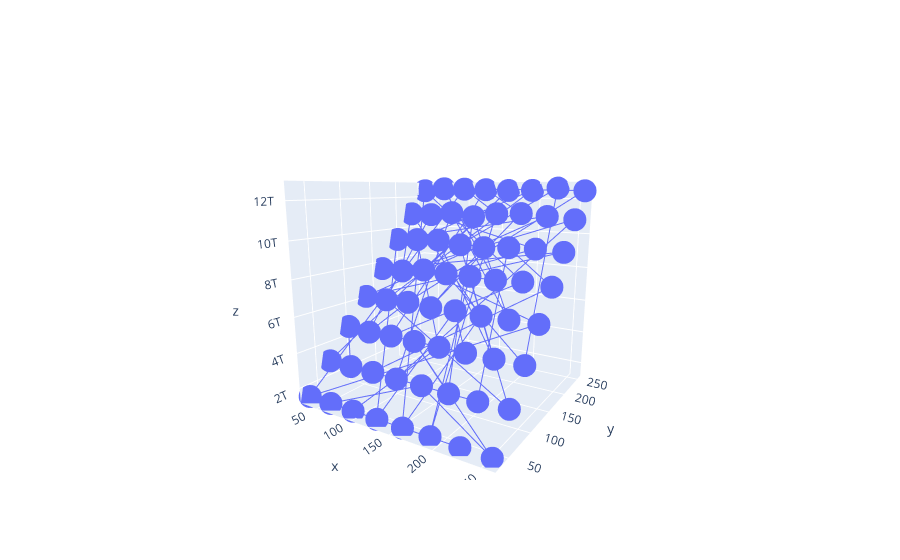

The notebook cell saved with this chart:
### Code cell
import pandas as pd
import numpy as np
import plotly.graph_objects as go
# Read data from a csv
# z_data = pd.read_csv('https://raw.githubusercontent.com/plotly/datasets/master/api_docs/mt_bruno_elevation.csv')
# z = z_data.values
# sh_0, sh_1 = z.shape
# x, y = np.linspace(0, 1, sh_0), np.linspace(0, 1, sh_1)
# fig = go.Figure(data=[go.Surface(z=df["Simulation time"], x=df["memory_mb"], y=df["copy_mb"])])
fig = go.Figure(data=[go.Scatter3d(z=df["Simulation time"], x=df["memory_mb"], y=df["copy_mb"])])
# fig.update_layout(title='Mt Bruno Elevation', autosize=False,
#                   width=500, height=500,
#                   margin=dict(l=65, r=50, b=65, t=90))
plotly.offline.iplot(fig)
